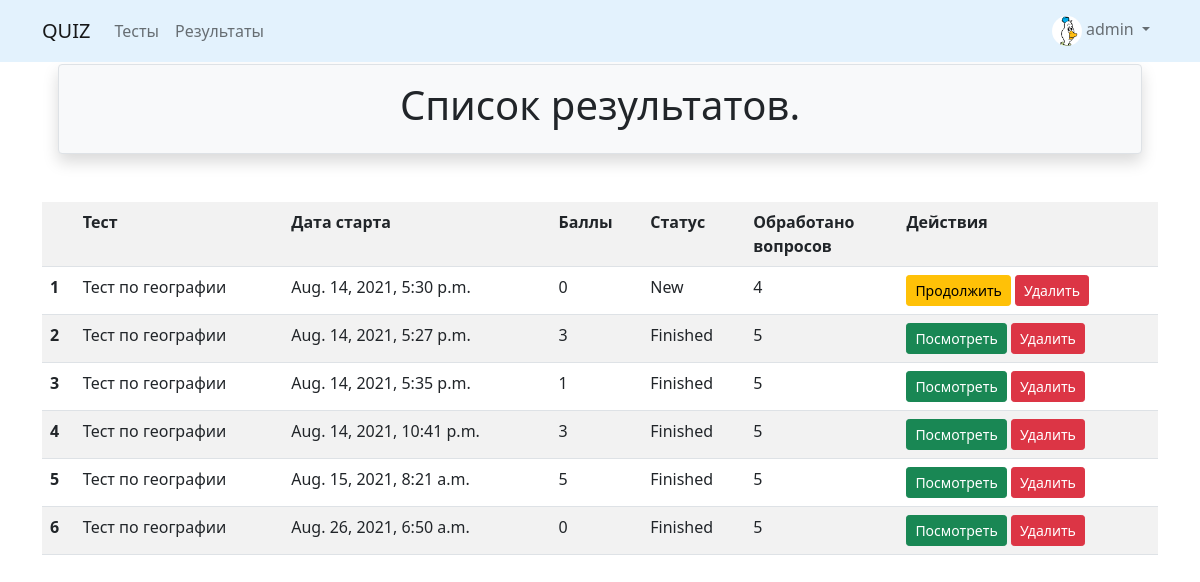
/quizzes/result_list/ (signed in), run on the app's committed database.
### accounts/models.py (models this page shows, shortened)
class CustomUser(AbstractUser):
    is_activated = models.BooleanField(default=True, db_index=True)
    avatar = models.ImageField(upload_to='profile/', default='default.png')
    birthday = models.DateField(null=True, blank=True)
    city = models.CharField(max_length=50, null=True, blank=True)
    raiting = models.IntegerField(default=0)
    class Meta(AbstractUser.Meta):
        permissions = [('view_statistics', 'View extra statistics')]

### quiz/models.py (models this page shows, shortened)
class Result(BaseModel):
    class STATE(models.IntegerChoices):
        NEW = 0, "New"
        FINISHED = 1, "Finished"
    user = models.ForeignKey(get_user_model(), related_name='results', on_delete=models.CASCADE)
    exam = models.ForeignKey(Exam, related_name='results', on_delete=models.CASCADE)
    state = models.PositiveSmallIntegerField(default=STATE.NEW, choices=STATE.choices)
    uuid = models.UUIDField(default=generate_uuid, db_index=True, unique=True)
    current_order_number = models.PositiveSmallIntegerField(null=True)
    num_correct_answers = models.PositiveSmallIntegerField(default=0)
    num_incorrect_answers = models.PositiveSmallIntegerField(default=0)
    def scores_result(self):
        return max(0, self.num_correct_answers - self.num_incorrect_answers)

class Exam(BaseModel):
    QUESTION_MIN_LIMIT = 3
    QUESTION_MAX_LIMIT = 20
    class LEVEL(models.IntegerChoices):
        BASIC = 0, 'Basic'
        MIDDLE = 1, 'Middle'
        ADVANCED = 2, 'Advanced'
    uuid = models.UUIDField(default=generate_uuid, db_index=True, unique=True)
    title = models.CharField(max_length=64)
    description = models.TextField(null=True, blank=True)
    level = models.PositiveSmallIntegerField(choices=LEVEL.choices, default=LEVEL.BASIC)

### quiz/views.py (the view)
# urls.py: path('result_list/', ResultListView.as_view(), name='result_list'),
class ResultListView(LoginRequiredMixin, ListView):
    model = Result
    template_name = 'results/list.html'
    context_object_name = 'results'
    paginate_by = 10
    def get_queryset(self):
        return self.model.objects.filter(user=self.request.user).order_by('state')

### quiz/templates/results/list.html (shortened to what this page needs)
{% extends 'base.html' %}
{% block header %}
    Список результатов.
{% endblock %}
{% block content %}
    {% if results %}
        <table class="table table-striped table-hover">
            <tr>
                <th></th>
                <th>Тест</th>
                <th>Дата старта</th>
                <th>Баллы</th>
                <th>Статус</th>
                <th>Обработано<br>вопросов</th>
                <th>Действия</th>
            </tr>
            {% for result in results %}
            <tr>
                {% if is_paginated %}
                    <td><b>{{ forloop.counter0|add:page_obj.start_index }}</b></td>
                {% else %}
                    <td><b>{{ forloop.counter }}</b></td>
                {% endif %}
                <td>{{ result.exam.title }}</td>
                <td>{{ result.create_timestamp }}</td>
                <td>{{ result.scores_result }}</td>
                <td>{{ result.get_state_display }}</td>
                <td>{{ result.current_order_number }}</td>
                <td>
                    {% if result.state == result.STATE.NEW %}
                        <a class="btn btn-warning btn-sm" href="{% url 'quizzes:result_update' result.exam.uuid result.uuid %}">
                            Продолжить
                        </a>
                        <a class="btn btn-danger btn-sm" href="{% url 'quizzes:result_delete' result.exam.uuid result.uuid %}">
                            Удалить
                        </a>
                    {% else %}
                        <a class="btn btn-success btn-sm" href="{% url 'quizzes:result_details' result.exam.uuid result.uuid %}">
                            Посмотреть
                        </a>
                        <a class="btn btn-danger btn-sm" href="{% url 'quizzes:result_delete' result.exam.uuid result.uuid %}">
                            Удалить
                        </a>
                    {% endif %}
                </td>
            </tr>
            {% endfor %}
        </table>
    {% else %}
        <p>Результатов тестов ещё нет!</p>
    {% endif %}
{% endblock %}

### templates/base.html (shortened to what this page needs)
<!DOCTYPE html>
<html lang="en">
<head>
    <link href="https://cdn.jsdelivr.net/npm/bootstrap@5.0.1/dist/css/bootstrap.min.css"
          rel="stylesheet"
>
    <link rel="stylesheet"
          href="https://cdn.jsdelivr.net/npm/bootstrap-icons@1.5.0/font/bootstrap-icons.css">
</head>
<body>
  {% include 'includes/nav_bar.html' %}
  <div class="container mt-4 pt-4">
    <div class="border rounded text-center p-3 m-3 mb-5 bg-light shadow">
      <h1>{% block header %}Welcome to Quiz!!!{% endblock %}</h1>
    </div>
    {% block content %}{% endblock %}
  </div>
</body>
</html>

### templates/includes/nav_bar.html (shortened to what this page needs)
{% load static %}
<nav class="navbar navbar-light fixed-top navbar-expand-lg font-weight-bold" style="background-color: #e3f2fd;">
  <div class="container">
    <a class="navbar-brand" href="{% url 'index' %}">QUIZ</a>
    <div class="collapse navbar-collapse" id="navbarSupportedContent">
      <ul class="navbar-nav me-auto mb-2 mb-lg-0">
          <li class="nav-item">
              <a class="nav-link" href="{% url 'quizzes:list' %}">Тесты</a>
          </li>
          <li class="nav-item">
              <a class="nav-link" href="{% url 'quizzes:result_list' %}">Результаты</a>
          </li>
      </ul>
      <ul class="navbar-nav">
        <li class="nav-item dropdown">
          <a class="nav-link dropdown-toggle" href="#" id="navbarDropdown3" role="button" data-bs-toggle="dropdown" aria-expanded="false">
            {% if user.is_authenticated %}
              <img class="rounded-circle" width="30" height="30" src="{{ user.avatar.url }}" />
              {{ user.username }}
            {% else %}
              <img class="rounded-circle" width="30" height="30" src="{% static 'images/default.png' %}" />
              Кабинет
            {% endif %}
          </a>
        </li>
      </ul>
    </div>
  </div>
</nav>

### data on the page
CustomUser: avatar (picture), username "admin"
Result: exam "Тест по географии", create_timestamp "Aug. 14, 2021, 5:30 p.m.", scores_result "0", state "New", current_order_number "4", shows "Продолжить"
Result: exam "Тест по географии", create_timestamp "Aug. 14, 2021, 5:27 p.m.", scores_result "3", state "Finished", current_order_number "5", shows "Посмотреть"
Result: exam "Тест по географии", create_timestamp "Aug. 14, 2021, 5:35 p.m.", scores_result "1", state "Finished", current_order_number "5", shows "Посмотреть"
Result: exam "Тест по географии", create_timestamp "Aug. 14, 2021, 10:41 p.m.", scores_result "3", state "Finished", current_order_number "5", shows "Посмотреть"
Result: exam "Тест по географии", create_timestamp "Aug. 15, 2021, 8:21 a.m.", scores_result "5", state "Finished", current_order_number "5", shows "Посмотреть"
Result: exam "Тест по географии", create_timestamp "Aug. 26, 2021, 6:50 a.m.", scores_result "0", state "Finished", current_order_number "5", shows "Посмотреть"
